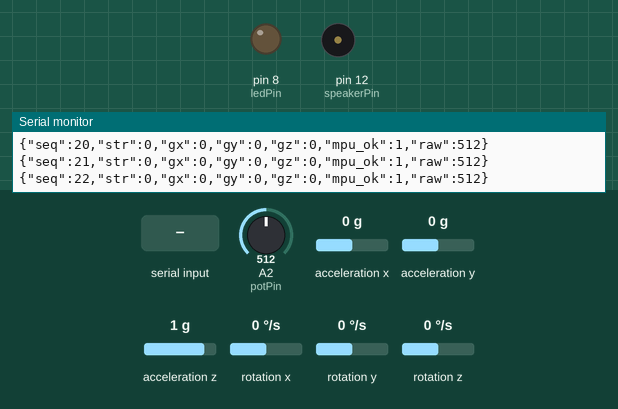
Recording of a sketch running on a simulated Arduino Uno, built with avr-gcc and run on an emulated ATmega328P. Shown: output pins drawn as LEDs (lit = HIGH), buzzer (waves = sounding), the last lines printed to the serial monitor. Wiring (inferred from the names in the program): MPU-6050 motion sensor at I2C address 0x68. Dashed ring = blinking. The test bench sets the inputs (shaded band); at power-on: A2 (potPin) = 512, acceleration x 0 g, acceleration y 0 g, acceleration z 1 g, rotation x 0 °/s, rotation y 0 °/s, rotation z 0 °/s.

Above: at 1.4 s.
1.5 s: "B" received over Serial
At 1.56 s:
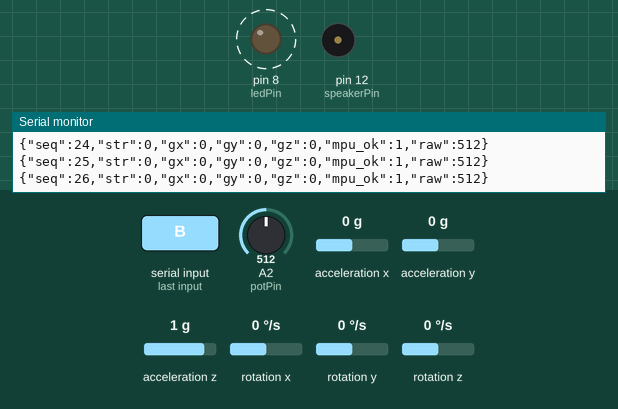
Timing chart, 0 to 4.5 s (numbered marks = the images above; inputs shaded):
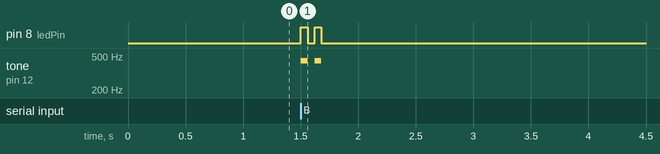

The sketch:

sketch_apr24a_noblock.ino
```cpp
#include <Wire.h>

// Non-blocking telemetry firmware for Arduino -> Python dashboard.
// Sends one newline-delimited JSON frame every 50 ms.
// Safe even when MPU6050 is missing/miswired.

const int potPin = A2;
const int ledPin = 8;
const int speakerPin = 12;
const int MPU_ADDR = 0x68;

const unsigned long SAMPLE_PERIOD_MS = 50;
const unsigned long BEEP_ON_MS = 60;
const unsigned long BEEP_OFF_MS = 60;

int16_t ax = 0, ay = 0, az = 0, gx = 0, gy = 0, gz = 0;
unsigned long lastSampleMs = 0;
unsigned long beepTimerMs = 0;
uint32_t seq = 0;

int pendingBeeps = 0;
bool beepIsOn = false;
bool mpuPresent = false;

bool probeMPU6050() {
  Wire.beginTransmission(MPU_ADDR);
  return Wire.endTransmission(true) == 0;
}

bool readMPU6050() {
  if (!mpuPresent) {
    gx = 0;
    gy = 0;
    gz = 0;
    return false;
  }

  Wire.beginTransmission(MPU_ADDR);
  Wire.write(0x3B);
  byte txStatus = Wire.endTransmission(false);
  if (txStatus != 0) {
    mpuPresent = false;
    gx = 0;
    gy = 0;
    gz = 0;
    return false;
  }

  byte bytesRead = Wire.requestFrom(MPU_ADDR, 14, true);
  if (bytesRead != 14) {
    while (Wire.available()) {
      Wire.read();
    }
    gx = 0;
    gy = 0;
    gz = 0;
    return false;
  }

  ax = (int16_t)((Wire.read() << 8) | Wire.read());
  ay = (int16_t)((Wire.read() << 8) | Wire.read());
  az = (int16_t)((Wire.read() << 8) | Wire.read());
  Wire.read();
  Wire.read();
  gx = (int16_t)((Wire.read() << 8) | Wire.read());
  gy = (int16_t)((Wire.read() << 8) | Wire.read());
  gz = (int16_t)((Wire.read() << 8) | Wire.read());
  return true;
}

void wakeMPU6050() {
  if (!mpuPresent) return;

  Wire.beginTransmission(MPU_ADDR);
  Wire.write(0x6B);
  Wire.write(0x00);
  byte status = Wire.endTransmission(true);
  if (status != 0) {
    mpuPresent = false;
  }
}

void scheduleBeeps(int count) {
  if (count <= 0) return;
  pendingBeeps = count;
  beepIsOn = false;
  beepTimerMs = 0;
}

void serviceSerialCommands() {
  while (Serial.available() > 0) {
    char c = Serial.read();
    if (c == 'B') {
      scheduleBeeps(2);
    } else if (c == 'C') {
      scheduleBeeps(1);
    }
  }
}

void serviceBeeper() {
  unsigned long now = millis();

  if (pendingBeeps <= 0) {
    if (beepIsOn) {
      noTone(speakerPin);
      digitalWrite(ledPin, LOW);
      beepIsOn = false;
    }
    return;
  }

  if (!beepIsOn) {
    if (beepTimerMs == 0 || now - beepTimerMs >= BEEP_OFF_MS) {
      tone(speakerPin, 440);
      digitalWrite(ledPin, HIGH);
      beepIsOn = true;
      beepTimerMs = now;
    }
  } else {
    if (now - beepTimerMs >= BEEP_ON_MS) {
      noTone(speakerPin);
      digitalWrite(ledPin, LOW);
      beepIsOn = false;
      beepTimerMs = now;
      pendingBeeps--;
    }
  }
}

void sendTelemetryFrame() {
  int steeringRaw = analogRead(potPin);
  int steering = map(steeringRaw, 0, 1023, 135, -135);
  bool mpuOk = readMPU6050();

  char frame[160];
  snprintf(
    frame,
    sizeof(frame),
    "{\"seq\":%lu,\"str\":%d,\"gx\":%d,\"gy\":%d,\"gz\":%d,\"mpu_ok\":%d,\"raw\":%d}",
    (unsigned long)seq++,
    steering,
    gx,
    gy,
    gz,
    mpuOk ? 1 : 0,
    steeringRaw
  );
  Serial.println(frame);
}

void setup() {
  Serial.begin(115200);
  Wire.begin();

  #if defined(WIRE_HAS_TIMEOUT)
    Wire.setWireTimeout(3000, true);  // 3 ms timeout; reset I2C if bus locks.
  #endif

  Wire.setClock(100000L);  // More reliable than 400 kHz on loose jumper wires.

  pinMode(ledPin, OUTPUT);
  pinMode(speakerPin, OUTPUT);
  digitalWrite(ledPin, LOW);

  delay(250);
  mpuPresent = probeMPU6050();
  wakeMPU6050();

  Serial.println("{\"boot\":1,\"firmware\":\"sem_telemetry_noblock\"}");
}

void loop() {
  serviceSerialCommands();
  serviceBeeper();

  unsigned long now = millis();
  if (now - lastSampleMs >= SAMPLE_PERIOD_MS) {
    lastSampleMs = now;
    sendTelemetryFrame();
  }
}
```

Measured:
- after the input at 1.5 s, pin 8 (ledPin): alternates HIGH for 0.06 s and LOW for 0.06 s, 4 changes in all, then stays LOW, starting at once; tone on pin 12 (speakerPin): alternates 440 Hz for 0.06 s and silent for 0.06 s, 4 changes in all, then stays silent, starting at once
